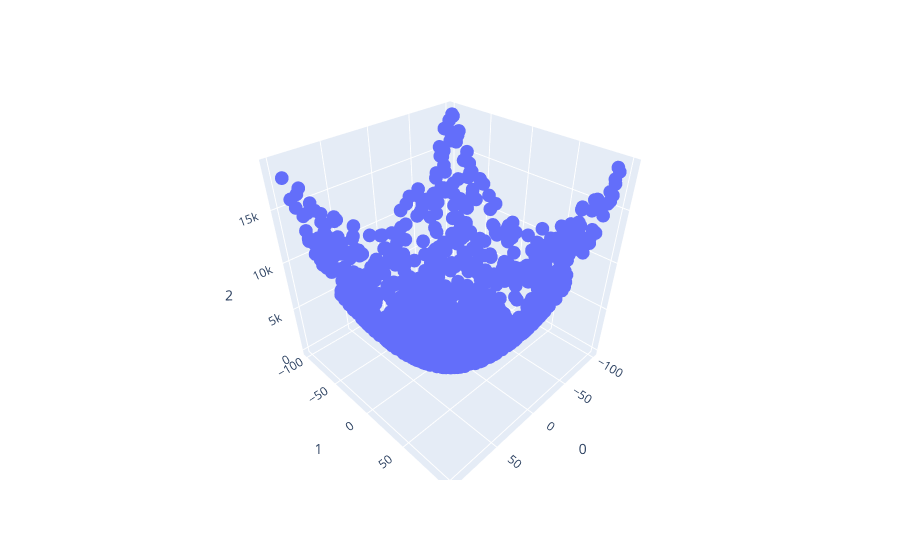

This figure's notebook cell:
### Code cell
rand = np.random.default_rng(42)

#Defining the values we talked about
a = -100
b = 100
n = int(1e3)

#Our target function f
def f(x,y):
    return x**2 + y**2


xcoords = rand.uniform(low=a,high=b,size=(n,1))
ycoords = rand.uniform(low=a,high=b,size=(n,1))
noise = rand.normal(loc=0,scale=1,size=(n,1))
zcoords = f(xcoords,ycoords) + noise

dataset = np.concatenate((xcoords,ycoords,zcoords),axis=1)


#Simple scatter plot for visualisation
fig = px.scatter_3d(dataset,x=0,y=1,z=2)
fig.show()

### Figure 1 — Plotly figure (JSON) as saved in the notebook; plotly's stock layout.template omitted (floating-point values rounded to 4 significant figures; data arrays with more than 128 entries replaced by an {"elided": "..."} marker saying what was removed)
{"data": [{"hovertemplate": "0=%{x}<br>1=%{y}<br>2=%{z}<extra></extra>", "legendgroup": "", "marker": {"color": "#636efa", "symbol": "circle"}, "mode": "markers", "name": "", "scene": "scene", "showlegend": false, "type": "scatter3d", "x": {"elided": "1000 float values"}, "y": {"elided": "1000 float values"}, "z": {"elided": "1000 float values"}}], "layout": {"legend": {"tracegroupgap": 0}, "margin": {"t": 60}, "scene": {"domain": {"x": [0, 1], "y": [0, 1]}, "xaxis": {"title": {"text": "0"}}, "yaxis": {"title": {"text": "1"}}, "zaxis": {"title": {"text": "2"}}}}}
